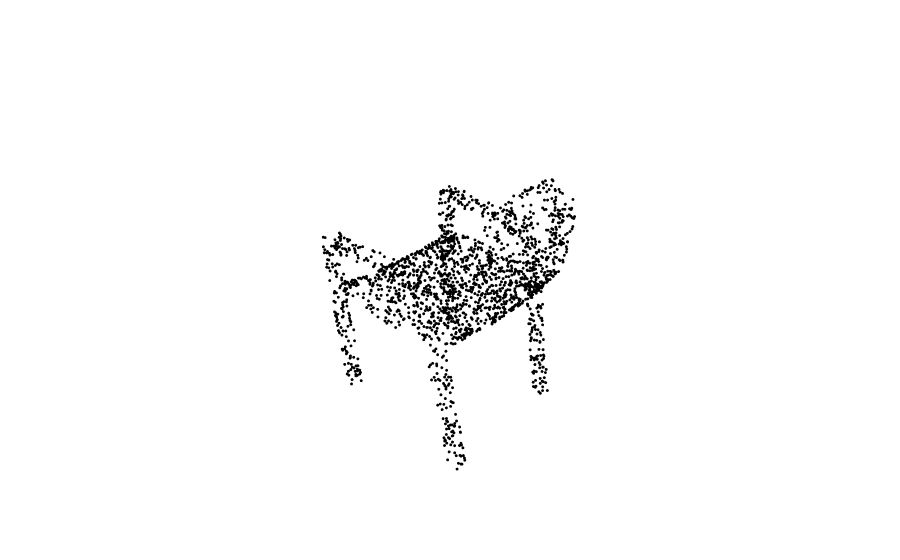

Notebook code for this chart:
### Code cell
visualize_cloud(points[0,:,:])

### Figure 1 — Plotly figure (JSON) as saved in the notebook; plotly's stock layout.template omitted (floating-point values rounded to 4 significant figures; data arrays with more than 128 entries replaced by an {"elided": "..."} marker saying what was removed)
{"data": [{"marker": {"color": "black", "size": 1}, "mode": "markers", "type": "scatter3d", "x": {"elided": "2047 float values"}, "y": {"elided": "2047 float values"}, "z": {"elided": "2047 float values"}}], "layout": {"scene": {"xaxis": {"visible": false}, "yaxis": {"visible": false}, "zaxis": {"visible": false}}}}
